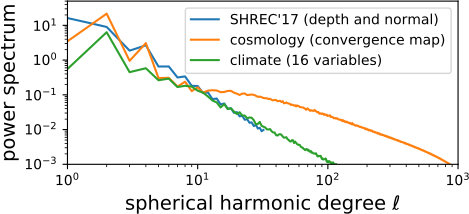

Here is the Python script that generated this plot:
#!/usr/bin/env python3

from os import path
import pickle

import numpy as np
from matplotlib import pyplot as plt
import h5py
import pyshtools

# plt.rc('font', family='Latin Modern Roman')  # Latin Modern for text
# plt.rc('mathtext', fontset='cm')  # Computer Modern for math (default is dejavusans)
# plt.rc('text', usetex=True)
# plt.rc('text.latex', preamble=r'\usepackage{lmodern}')

def plot_with_std(x, y, color=None, alpha=0.2, ax=None, **kwargs):
    ystd = np.std(y, axis=0)
    ymean = np.mean(y, axis=0)
    if ax is None:
        ax = plt.gca()
    lines = ax.plot(x, ymean, color=color, **kwargs)
    color = lines[0].get_color()
    ax.fill_between(x, ymean - ystd, ymean + ystd, alpha=alpha, color=color)
    return ax

def compute_spectrum_climate():
    # Data is from year, month, day, hour, run = 2106, 1, 1, 0, 1
    h5f = h5py.File('example_climate_data.h5', mode='r')
    data = h5f['climate']['data']  # (16,768,1152) numpy array
    spectrum = list()
    for d in data:
        d = d[::2, ::3]  # Make it square (needed for pyshtools).
        d = (d - d.min()) / (d.max() - d.min()) * 2 - 1  # Standardize.
        grid = pyshtools.SHGrid.from_array(d, grid='DH')
        clm = grid.expand(normalization='4pi')
        spectrum.append(clm.spectrum())
    return spectrum

# 1000 objects out of 30k were randomly sampled to be analyzed.
# The mean was subtracted from each signal in a preprocessing step.
# The spectrum was computed by healpy.anafast up to lmax=nside (since there's nothing beyond).
# cl is a dictionary with keys = {0, 1, 2}. cl[feature] is a matrix of shape [1000, 33] where each row is the spectrum of one signal.
spectrum_shrec17 = pickle.load(open('spectrum_shrec17.pickle', 'rb'))
spectrum_shrec17 = np.vstack([
    spectrum_shrec17[0],
    spectrum_shrec17[1],
    spectrum_shrec17[2],
])

spectrum_cosmo = np.load('spectrum_cosmo.npz')
spectrum_cosmo = np.vstack([
    spectrum_cosmo['psd_class1'],
    spectrum_cosmo['psd_class2'],
])

# One spectrum per variable (e.g., TMQ, U850, V850, etc.).
# There doesn't seem to be much variation across dates or runs.
spectrum_climate = compute_spectrum_climate()
spectrum_climate = np.vstack(spectrum_climate)

fig, ax = plt.subplots(figsize=(5, 2.5))

spectrums = [
    (spectrum_shrec17, "SHREC'17 (depth and normal)"),
    (spectrum_cosmo, 'cosmology (convergence map)'),
    (spectrum_climate, 'climate (16 variables)'),
]
for spectrum, label in spectrums:
    print("{}: {} maps with degree at most {}".format(label, *spectrum.shape))
    #l = np.arange(spectrum.shape[1])
    y = np.mean(spectrum, axis=0) # *l*(l+1)
    scale = np.mean(y[:33])  # or y[1]
    ax.plot(y / scale, label=label)
    #plot_with_std(l, spectrum/scale, ax=ax, label=label)

ax.legend(loc='upper right')
ax.set_xlim([1, 1e3])
ax.set_ylim([1e-3, 5e1])
ax.set_yscale('log')
ax.set_xscale('log')
ax.set_xlabel('spherical harmonic degree $\ell$', fontsize=14)
#ax.set_ylabel('power spectrum $C_\ell$')
ax.set_ylabel('power spectrum', fontsize=14)
#ax.set_ylabel('$C_\ell \cdot \ell \cdot (\ell+1)$')
#ax.set_title('Power Spectrum Density, 3-arcmin smoothing, noiseless, Nside=1024')

fig.tight_layout()
filename = path.splitext(path.basename(__file__))[0] + '.pdf'
fig.savefig(filename)
